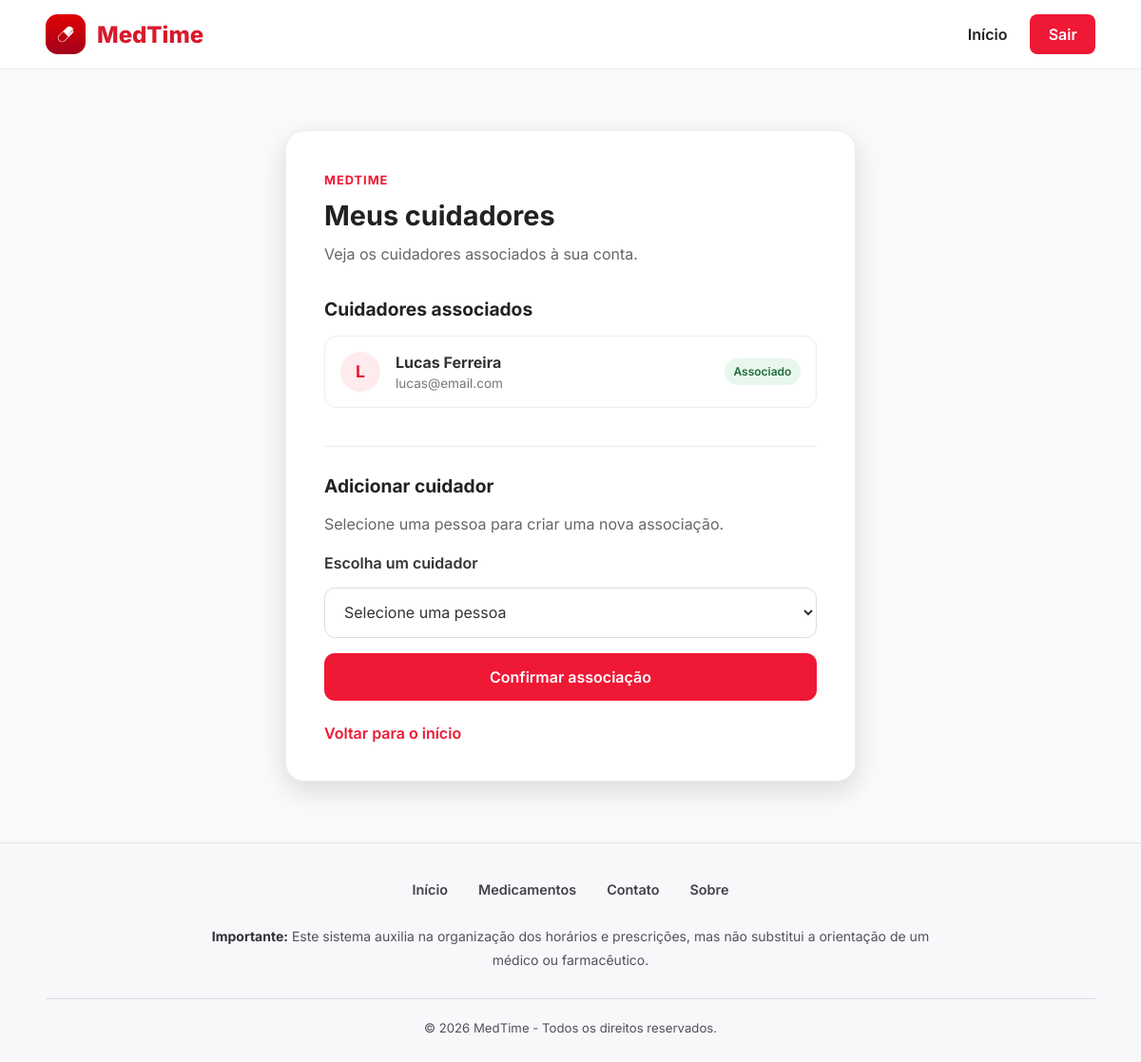
/cadastrar_cuidado.php (signed in), run on the app's committed database.
### tables this page shows
CREATE TABLE `pessoa` (
  `pessoa_id` INT NOT NULL AUTO_INCREMENT,
  `pessoa_nome` VARCHAR(255) NOT NULL,
  `pessoa_email` VARCHAR(255) NOT NULL,
  `pessoa_senha` VARCHAR(255) NOT NULL,
  `pessoa_tipo` VARCHAR(255) NOT NULL,
  `pessoa_data_nascimento` DATE NOT NULL,
  `pessoa_peso` FLOAT NOT NULL,
  `pessoa_altura` FLOAT NOT NULL,
  PRIMARY KEY (`pessoa_id`)
);

### html/cadastrar_cuidado.php (the view, shortened to what this page needs)
<?php
require_once "conexao.php";
$idLogado = (int) $_SESSION['pessoa_id'];
$tipoLogado = $_SESSION['pessoa_tipo'];
if ($tipoLogado !== "cuidador" && $tipoLogado !== "paciente") {
    $mensagem = "Tipo de usuário inválido.";
    $tipoMensagem = "erro";
} else {
    if ($tipoLogado === "cuidador") {
        $sqlAssociados = "SELECT p.pessoa_nome, p.pessoa_email
                          FROM cuidado c
                          INNER JOIN pessoa p
                          ON p.pessoa_id = c.fk_pessoa_paciente
                          WHERE c.fk_pessoa_cuidador = ?
                          ORDER BY p.pessoa_nome";
    } else {
        $sqlAssociados = "SELECT p.pessoa_nome, p.pessoa_email
                          FROM cuidado c
                          INNER JOIN pessoa p
                          ON p.pessoa_id = c.fk_pessoa_cuidador
                          WHERE c.fk_pessoa_paciente = ?
                          ORDER BY p.pessoa_nome";
    }
    $stmtAssociados = $conexao->prepare($sqlAssociados);
    $stmtAssociados->bind_param("i", $idLogado);
    $stmtAssociados->execute();
    $associados = $stmtAssociados->get_result();
    $tipoBusca = ($tipoLogado === "cuidador") ? "paciente" : "cuidador";
    if ($tipoLogado === "cuidador") {
        $sqlLista = "SELECT p.pessoa_id, p.pessoa_nome, p.pessoa_email
                     FROM pessoa p
                     WHERE p.pessoa_tipo = ?
                     AND p.pessoa_id <> ?
                     AND NOT EXISTS (
                         SELECT 1
                         FROM cuidado c
                         WHERE c.fk_pessoa_cuidador = ?
                         AND c.fk_pessoa_paciente = p.pessoa_id
                     )
                     ORDER BY p.pessoa_nome";
    } else {
        $sqlLista = "SELECT p.pessoa_id, p.pessoa_nome, p.pessoa_email
                     FROM pessoa p
                     WHERE p.pessoa_tipo = ?
                     AND p.pessoa_id <> ?
                     AND NOT EXISTS (
                         SELECT 1
                         FROM cuidado c
                         WHERE c.fk_pessoa_paciente = ?
                         AND c.fk_pessoa_cuidador = p.pessoa_id
                     )
                     ORDER BY p.pessoa_nome";
    }
    $stmtLista = $conexao->prepare($sqlLista);
    $stmtLista->bind_param("sii", $tipoBusca, $idLogado, $idLogado);
    $stmtLista->execute();
    $pessoas = $stmtLista->get_result();
}
?>
<!DOCTYPE html>
<html lang="pt-BR">
<head>
    <link rel="stylesheet" href="style.css">
</head>
<body>
    <?php require_once "cabecalho.php"; ?>
    <main class="associacao-page">
        <section class="associacao-container">
            <div class="associacao-header">
                <span class="associacao-etiqueta">MEDTIME</span>
                <h1>
                    <?php echo ($tipoLogado === "cuidador")
                        ? "Meus pacientes"
                        : "Meus cuidadores"; ?>
                </h1>
                <p>
                    <?php echo ($tipoLogado === "cuidador")
                        ? "Veja os pacientes que estão sob seus cuidados."
                        : "Veja os cuidadores associados à sua conta."; ?>
                </p>
            </div>
            <?php if ($tipoLogado === "cuidador" || $tipoLogado === "paciente"): ?>
                <div class="associacao-lista">
                    <h2>
                        <?php echo ($tipoLogado === "cuidador")
                            ? "Pacientes associados"
                            : "Cuidadores associados"; ?>
                    </h2>
                    <?php if ($associados->num_rows > 0): ?>
                        <?php while ($associado = $associados->fetch_assoc()): ?>
                            <div class="associacao-item">
                                <div class="associacao-item-icone">
                                    <?php echo strtoupper(substr($associado['pessoa_nome'], 0, 1)); ?>
                                </div>
                                <div class="associacao-item-info">
                                    <strong>
                                        <?php echo htmlspecialchars($associado['pessoa_nome']); ?>
                                    </strong>
                                    <span>
                                        <?php echo htmlspecialchars($associado['pessoa_email']); ?>
                                    </span>
                                </div>
                                <span class="associacao-status">Associado</span>
                            </div>
                        <?php endwhile; ?>
                    <?php endif; ?>
                </div>
                <div class="associacao-nova">
                    <h2>
                        <?php echo ($tipoLogado === "cuidador")
                            ? "Adicionar paciente"
                            : "Adicionar cuidador"; ?>
                    </h2>
                    <p>
                        Selecione uma pessoa para criar uma nova associação.
                    </p>
                    <?php if ($pessoas->num_rows > 0): ?>
                        <form method="POST" class="associacao-form">
                            <label for="pessoa_id">
                                <?php echo ($tipoLogado === "cuidador")
                                    ? "Escolha um paciente"
                                    : "Escolha um cuidador"; ?>
                            </label>
                            <select name="pessoa_id" id="pessoa_id" required>
                                <option value="">Selecione uma pessoa</option>
                            </select>
                            <button type="submit" class="associacao-button">
                                Confirmar associação
                            </button>
                        </form>
                    <?php else: ?>
                        <p class="associacao-vazio">
                            Não há novas pessoas disponíveis para associação.
                        </p>
                    <?php endif; ?>
                </div>
            <?php endif; ?>
            <a href="index.php" class="associacao-voltar">Voltar para o início</a>
        </section>
    </main>
    <footer>
        <div class="container">
            <?php require_once "rodape.php"; ?>
        </div>
    </footer>
</body>
</html>

### html/style.css (style rules this page uses)
* { margin: 0; padding: 0; box-sizing: border-box; }
body { font-family: 'Inter', sans-serif; background: #fff; color: #222; }
.container { width: 100%; padding-left: 4vw; padding-right: 4vw; }
footer { background: #f8f8fa; border-top: 1px solid #e5e5e9; }
footer>.container { padding-top: 2.5rem; padding-bottom: 1.5rem; }
.associacao-page { min-height: 75vh; background: #fafafa; padding: 4rem 1.5rem; display: flex; justify-content: center; align-items: flex-start; }
.associacao-container { width: 100%; max-width: 600px; padding: 2.5rem; background: #fff; border: 1px solid #ededf0; border-radius: 1.25rem; box-shadow: 0 0.6rem 1.8rem #0002; }
.associacao-header { margin-bottom: 2rem; }
.associacao-etiqueta { color: #ef1835; font-size: 0.8rem; font-weight: 700; letter-spacing: 1px; }
.associacao-header h1 { margin: 0.7rem 0; color: #222; font-size: 1.8rem; }
.associacao-header p { color: #666; line-height: 1.6; }
.associacao-form { display: flex; flex-direction: column; gap: 1rem; }
.associacao-form label { color: #333; font-weight: 600; }
.associacao-form select { width: 100%; padding: 0.9rem 1rem; border: 1px solid #ddd; border-radius: 0.7rem; background: #fff; color: #333; font: inherit; }
.associacao-button { padding: 0.95rem 1.2rem; border: none; border-radius: 0.7rem; background: #ef1835; color: #fff; font: inherit; font-weight: 600; cursor: pointer; transition: background 0.2s; }
.associacao-voltar { display: inline-block; margin-top: 1.5rem; color: #ef1835; font-weight: 600; text-decoration: none; }
.associacao-lista { margin-bottom: 2.5rem; }
.associacao-lista h2, .associacao-nova h2 { margin-bottom: 1rem; color: #222; font-size: 1.2rem; }
.associacao-item { display: flex; align-items: center; gap: 1rem; padding: 1rem; margin-bottom: 0.8rem; border: 1px solid #ededf0; border-radius: 0.8rem; background: #fff; }
.associacao-item-icone { width: 42px; height: 42px; flex-shrink: 0; display: flex; align-items: center; justify-content: center; border-radius: 50%; background: #fdebed; color: #ef1835; font-weight: 700; font-size: 1.1rem; }
.associacao-item-info { min-width: 0; display: flex; flex-direction: column; gap: 0.3rem; }
.associacao-item-info strong { color: #333; }
.associacao-item-info span { color: #777; font-size: 0.85rem; overflow-wrap: anywhere; }
.associacao-status { margin-left: auto; padding: 0.4rem 0.6rem; border-radius: 2rem; background: #e8f7ed; color: #216b39; font-size: 0.75rem; font-weight: 600; white-space: nowrap; }
.associacao-nova { padding-top: 1.8rem; border-top: 1px solid #ededf0; }
.associacao-nova>p { margin-bottom: 1.2rem; color: #666; line-height: 1.5; }

### data on the page
pessoa: pessoa_nome "L", pessoa_nome "Lucas Ferreira", pessoa_email "lucas@email.com"
